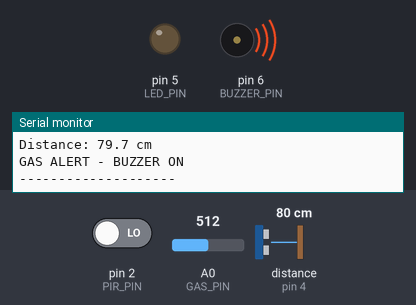
The sketch below on a simulated Arduino Uno, built with avr-gcc and run on an emulated ATmega328P. On the bench: output pins drawn as LEDs (lit = HIGH), buzzer (waves = sounding, pin HIGH), the last lines printed to the serial monitor. Wiring (inferred from the names in the program): ultrasonic range finder: trigger pin 3; echo pin 4. The test bench sets the inputs (shaded band); at power-on: A0 (GAS_PIN) = 512, pin 2 (PIR_PIN) LOW, distance to the obstacle (sensor on pin 4) 80 cm. The echo pulse lasts 58.3 µs per cm; pins used as bus, display or sensor lines are not drawn.

Above: at 1.8 s.
1.9 s: A0 (GAS_PIN) set to 485
At 2.6 s:
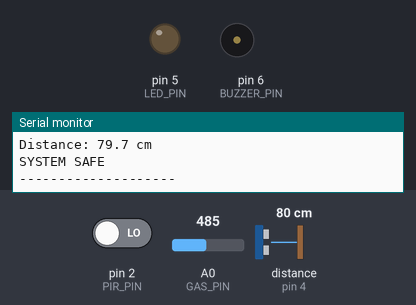
3.6 s: pin 2 (PIR_PIN) driven HIGH
At 5.3 s:
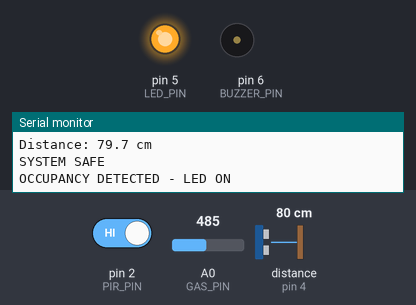
5.6 s: A0 (GAS_PIN) set to 510
At 7.2 s:
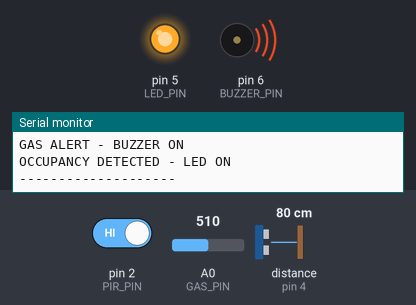
7.7 s: A0 (GAS_PIN) set to 490
At 8.7 s:
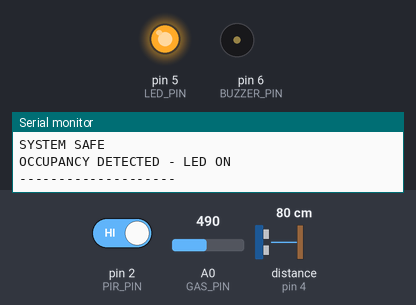
9.8 s: A0 (GAS_PIN) set to 511
At 11.8 s:
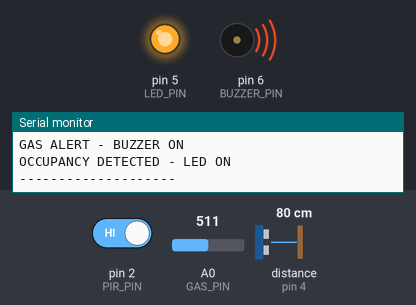
Timing chart, 0 to 13.0 s (numbered marks = the images above; inputs shaded):
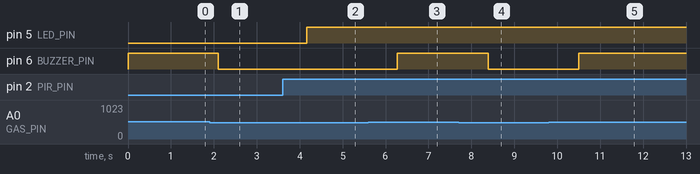

The sketch:

Exp01_Smart_Home.ino
```cpp
const int GAS_PIN = A0;
const int PIR_PIN = 2;
const int TRIG_PIN = 3;
const int ECHO_PIN = 4;
const int LED_PIN = 5;
const int BUZZER_PIN = 6;
const int GAS_LIMIT = 500;

float readDistanceCm() {
  digitalWrite(TRIG_PIN, LOW); delayMicroseconds(2);
  digitalWrite(TRIG_PIN, HIGH); delayMicroseconds(10);
  digitalWrite(TRIG_PIN, LOW);
  unsigned long us = pulseIn(ECHO_PIN, HIGH, 30000UL);
  if (us == 0) return -1.0;
  return (us * 0.0343f) / 2.0f;
}

void setup() {
  pinMode(PIR_PIN, INPUT);
  pinMode(TRIG_PIN, OUTPUT);
  pinMode(ECHO_PIN, INPUT);
  pinMode(LED_PIN, OUTPUT);
  pinMode(BUZZER_PIN, OUTPUT);
  Serial.begin(9600);
  Serial.println("SMART HOME SAFETY SYSTEM");
}

void loop() {
  int gas = analogRead(GAS_PIN);
  int motion = digitalRead(PIR_PIN);
  float distance = readDistanceCm();
  bool gasAlert = gas > GAS_LIMIT;

  digitalWrite(LED_PIN, motion ? HIGH : LOW);
  digitalWrite(BUZZER_PIN, gasAlert ? HIGH : LOW);

  Serial.print("Gas ADC: "); Serial.println(gas);
  Serial.print("PIR: "); Serial.println(motion ? "DETECTED" : "NOT DETECTED");
  Serial.print("Distance: ");
  if (distance < 0) Serial.println("No echo");
  else { Serial.print(distance, 1); Serial.println(" cm"); }
  if (gasAlert) Serial.println("GAS ALERT - BUZZER ON");
  else Serial.println("SYSTEM SAFE");
  if (motion) Serial.println("OCCUPANCY DETECTED - LED ON");
  Serial.println("--------------------");
  delay(1000);
}
```

Measured:
- the behaviour switches between 501 and 500 on A0 (GAS_PIN) (found by bisection; images 0 and 1)
- after the input at 1.9 s, pin 6 (BUZZER_PIN): HIGH → LOW after 0.20 s
- after the input at 3.6 s, pin 5 (LED_PIN): LOW → HIGH after 0.56 s
- after the input at 5.6 s, pin 6 (BUZZER_PIN): LOW → HIGH after 0.67 s
- after the input at 7.7 s, pin 6 (BUZZER_PIN): HIGH → LOW after 0.70 s
- after the input at 9.8 s, pin 6 (BUZZER_PIN): LOW → HIGH after 0.71 s
